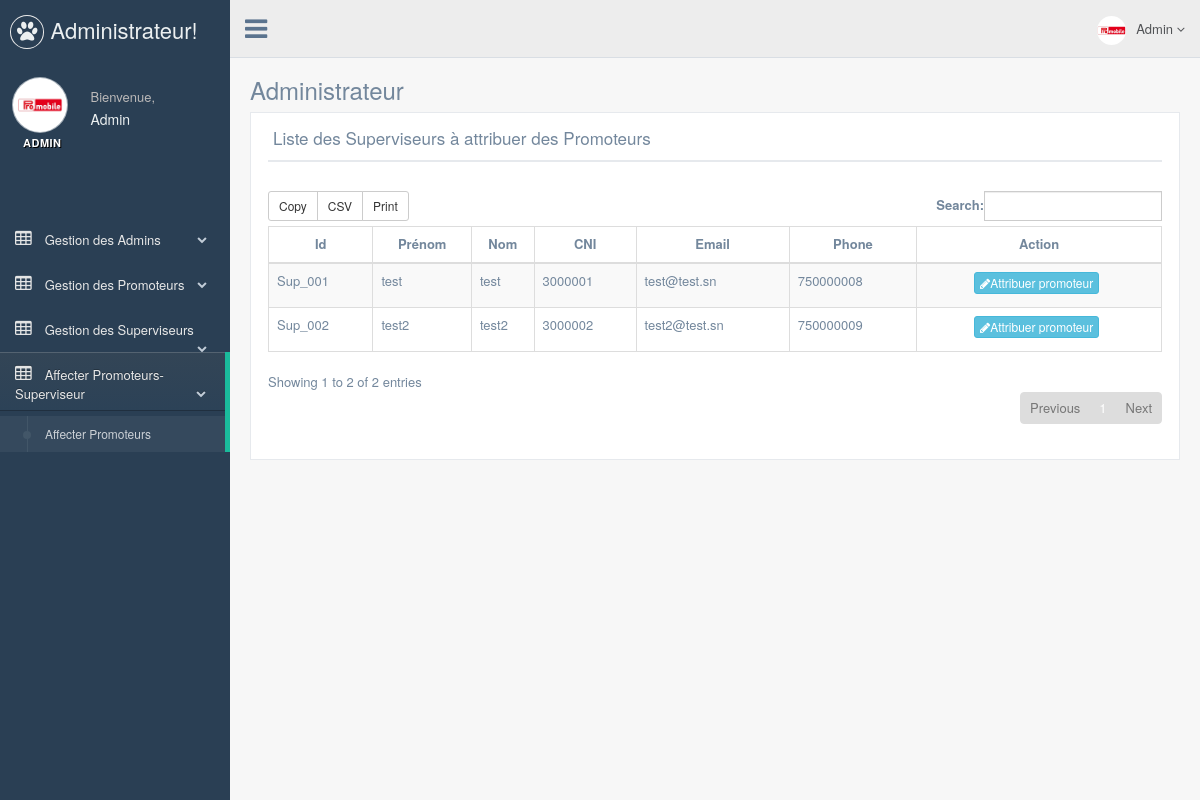
Page /admin/attribuer.php (signed in) on the committed database.
### tables this page shows
CREATE TABLE `superviseur` (
  `id` bigint NOT NULL,
  `id_superviseur` varchar(100) NOT NULL,
  `prenom` varchar(100) NOT NULL,
  `nom` varchar(100) NOT NULL,
  `cni` bigint NOT NULL,
  `email` varchar(100) NOT NULL,
  `telephone` int NOT NULL,
  `password` varchar(100) NOT NULL
);

### admin/attribuer.php (the view, shortened to what this page needs)
<?php
        $login = $_SESSION['login'];
        if(!isset($login)){
            header('Location: index.php?id=55');
            exit();
        }
        else {
                require_once('header.php');
        }
?>
      <div class="right_col" role="main">
        <div class="">
          <div class="page-title">
            <div class="title_left">
              <h3>
                   Administrateur
                </h3>
            </div>
            <div class="title_right">
              <div class="col-md-5 col-sm-5 col-xs-12 form-group pull-right top_search">
              </div>
            </div>
          </div>
          <div class="clearfix"></div>
          <div class="row">
            <div class="col-md-12 col-sm-12 col-xs-12">
              <div class="x_panel">
                <div class="x_title">
                  <h2>Liste des Superviseurs à attribuer des Promoteurs <small> Admin</small></h2>
                  <div class="clearfix"></div>
                </div>
                  <br/>
        <?php
                require_once 'db_connect.php';
                $query  = "SELECT * FROM superviseur ";
                $result = mysqli_query($conn,$query);
                if(mysqli_num_rows($result)){
                        ?>
		<table id="datatable-buttons" class="table table-striped table-bordered">
                    <thead>
                             <tr>
                               <td  align="center"><strong>Id</strong></td><td  align="center"><strong>Prénom</strong></td> <td align="center" ><strong>Nom</strong></td><td align="center" ><strong>CNI</strong></td> <td align="center" ><strong>Email</strong></td><td  align="center"><strong>Phone</strong></td><td align="center"><strong>Action</strong></td>
                            </tr>
                    </thead>
                    <tbody>
			<?php while ($client = mysqli_fetch_object($result)){
                                 ?>
                                <tr>
                                    <td>
                                        <?php echo $client->id_superviseur ; ?>
                                    </td>
                                    <td>
                                        <?php echo $client->prenom ; ?>
                                    </td>
                                    <td>
                                        <?php echo $client->nom ; ?>
                                    </td>
                                    <td>
                                        <?php echo $client->cni ; ?>
                                    </td>
                                    <td>
                                        <?php echo $client->email ; ?>
                                    </td>
                                    <td>
                                        <?php echo $client->telephone; ?>
                                    </td>
                                    <td align="center">
					<a href="affectationPromoteur.php?id_superviseur=<?php echo $client->id_superviseur;?>" class="btn btn-info btn-xs"><i class="fa fa-pencil"></i>Attribuer promoteur</a>
				    </td>
                                </tr>
                                <?php } ?>
                    </tbody>
                  </table>
         <?php }
                else {
                        echo "  <script type=\"text/javascript\">alert(\"Vous n'avez pas encore ajouter de Superviseur\");
                                 location =\"./ajouterSuperviseur.php\"
                                </script>";
                }
                ?>
          </div>
        <div id="custom_notifications" class="custom-notifications dsp_none">
          <div class="clearfix"></div>
        </div>

### rows in the picture
superviseur: id_superviseur "Sup_001", prenom "test", nom "test", cni "3000001", email "test@test.sn", telephone "750000008"
superviseur: id_superviseur "Sup_002", prenom "test2", nom "test2", cni "3000002", email "test2@test.sn", telephone "750000009"
